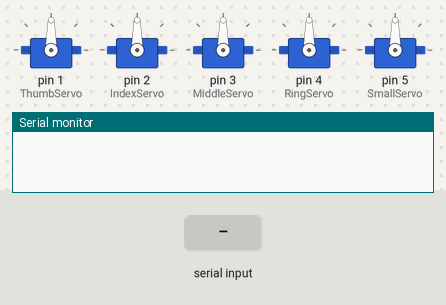
Bench run of a sketch on a simulated Arduino Uno, built with avr-gcc and run on an emulated ATmega328P. Shown: 5 × servo, the last lines printed to the serial monitor. Inputs (shaded band) come from the test bench.

Above: at 1.2 s.
1.3 s: "1" received over Serial
At 2.9 s:
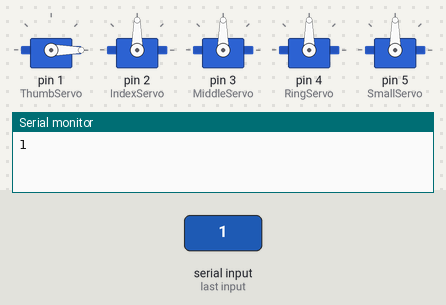
3.8 s: "30,150,10\n" received over Serial
At 6.0 s:
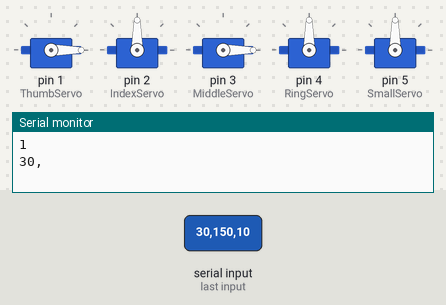
6.3 s: "2" received over Serial
At 8.0 s:
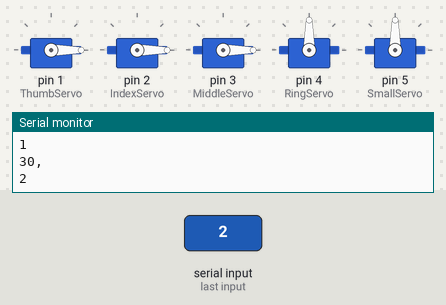
8.8 s: "4" received over Serial
At 11.0 s:
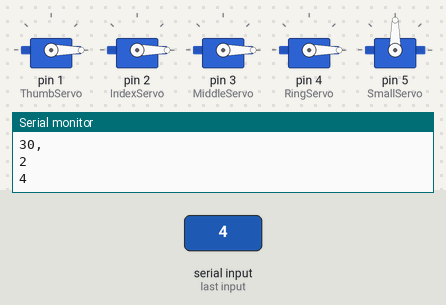
11.3 s: "5" received over Serial
At 13.0 s:
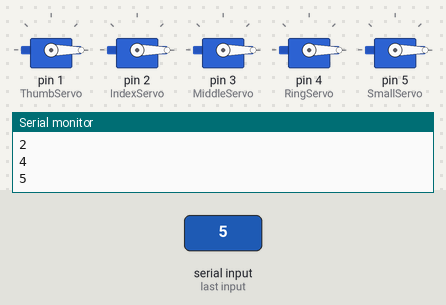
Timing chart, 0 to 14.5 s (numbered marks = the images above; inputs shaded):
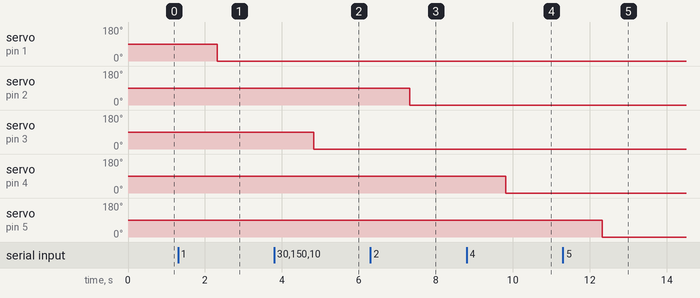

The sketch:

smart_prosthetic.ino
```cpp
#include <Servo.h>
#include <RH_ASK.h>   // Include the RH_ASK library
#include <SPI.h>      // Not actually used but needed to compile the RH_ASK library
String incomingSerial;   // for incoming serial data
 RH_ASK radio(2000, 11, 12);

Servo ThumbServo;   // create servo object to control a servo (Thumb Finger)
Servo IndexServo;   // create servo object to control a servo (Index Finger)
Servo MiddleServo;  // create servo object to control a servo (Middle Finger)
Servo RingServo;    // create servo object to control a servo (Ring Finger)
Servo SmallServo;   // create servo object to control a servo (Small Finger
void setup() {
  // put your setup code here, to run once:
ThumbServo.attach(1);  // attaches the servo on pin 2 to the servo object
  IndexServo.attach (2);
  MiddleServo.attach (3);
  RingServo.attach (4);
  SmallServo.attach (5);

  Serial.begin(9600);     // opens serial port, sets data rate to 9600 bps
}

void loop() {
  // put your main code here, to run repeatedly:
  radio.waitPacketSent();
  if (Serial.available() > 0)  {
            // read the incoming byte:
              incomingSerial = Serial.readString();
              incomingSerial.remove(3);
             Serial.println(incomingSerial);
             if(incomingSerial.startsWith("1"))
              {  incomingSerial=incomingSerial.substring (2,3 );

                ThumbServo.write(incomingSerial.toInt());    // tell servo to go to  position in variable 'pos'
               }
              else if(incomingSerial.startsWith("2"))
               { incomingSerial=incomingSerial.substring ( 2,3 );
                IndexServo.write(incomingSerial.toInt());    // tell servo to go to  position in variable 'pos'
               }
              else if(incomingSerial.startsWith("3"))
                {incomingSerial=incomingSerial.substring ( 2,3 );
                MiddleServo.write(incomingSerial.toInt());    // tell servo to go to  position in variable 'pos'
               }
              else if(incomingSerial.startsWith("4"))
               { incomingSerial=incomingSerial.substring ( 2,3 ) ;
                RingServo.write(incomingSerial.toInt());    // tell servo to go to  position in variable 'pos'
               }
              else if(incomingSerial.startsWith("5"))       {
                incomingSerial=incomingSerial.substring (2,3 );
                SmallServo.write(incomingSerial.toInt());    // tell servo to go to  position in variable 'pos'
               }

}}
```

Measured:
- after the input at 1.3 s, servo on pin 1 (ThumbServo): 90° → 0° after 1.0 s
- after the input at 3.8 s, servo on pin 3 (MiddleServo): 90° → 0° after 1.0 s
- after the input at 6.3 s, servo on pin 2 (IndexServo): 90° → 0° after 1.0 s
- after the input at 8.8 s, servo on pin 4 (RingServo): 90° → 0° after 1.0 s
- after the input at 11.3 s, servo on pin 5 (SmallServo): 90° → 0° after 1.0 s
